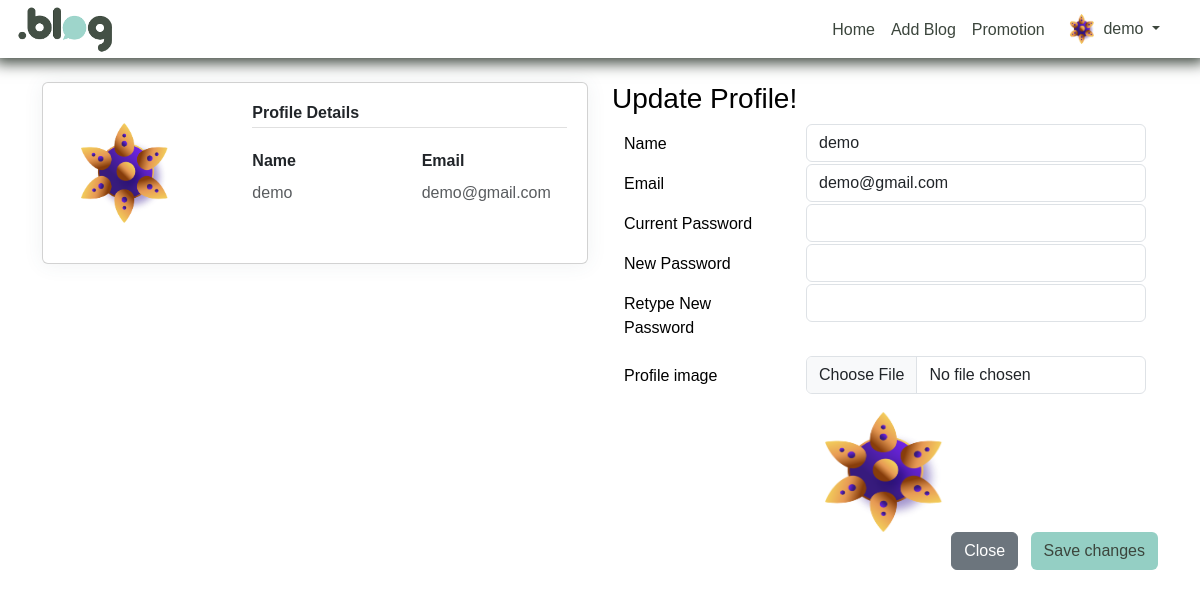
Page /profile.php (signed in) on the committed database.
### tables this page shows
CREATE TABLE `users` (
  `user_id` int(11) NOT NULL,
  `name` varchar(100) NOT NULL,
  `email` varchar(100) NOT NULL,
  `password` varchar(100) NOT NULL,
  `user_type` enum('client','admin') NOT NULL DEFAULT 'client',
  `image` varchar(100) DEFAULT NULL
);

### profile.php (the view, shortened to what this page needs)
<!DOCTYPE html>
<html lang="en">
<head>
    <link rel="stylesheet" href="./vendor/css/profile.css">
</head>
<body>
    <?php
    require_once "./connection.php";
    ?>
    <?php
    include "./navbar_dash.php";
    ?>
    <div class="container my-4">
        <div class="row">
            <div class="col-md-6">
                <div class="card user-card-full">
                    <div class="row m-l-0 m-r-0">
                        <div class="col-sm-4 bg-c-lite-green user-profile">
                            <div class="card-block text-center ">
                                <div class="m-b-25">
                                    <img src="<?= $row["image"] ?>" height="100" class="img-radius" alt="User-Profile-Image">
                                </div>
                            </div>
                        </div>
                        <div class="col-sm-8">
                            <div class="card-block">
                                <h6 class="m-b-20 p-b-5 b-b-default f-w-600">Profile Details</h6>
                                <div class="row">
                                    <div class="col-sm-6">
                                        <p class="m-b-10 f-w-600">Name</p>
                                        <h6 class="text-muted f-w-400">
                                            <?= $row["name"] ?>
                                        </h6>
                                    </div>
                                    <div class="col-sm-6">
                                        <p class="m-b-10 f-w-600">Email</p>
                                        <h6 class="text-muted f-w-400">
                                            <?= $row["email"] ?>
                                        </h6>
                                    </div>
                                </div>
                            </div>
                        </div>
                    </div>
                </div>
            </div>
            <div class="col-md-6">
                <h3>Update Profile!</h3>
                <form method="post" id='update-form' enctype="multipart/form-data">
                    <div class="modal-body">
                        <div class='form-group row m-0 mt-2'>
                            <label class="col-4 my-2" for='full_name'>Name</label>
                            <div class="col-8">
                                <input class=' form-control' value="<?= $row["name"] ?>" type='text' required name='username'>
                            </div>
                        </div>
                        <div class='form-group row m-0'>
                            <label class="col-4 my-2" for='email'>Email</label>
                            <div class="col-8">
                                <input class=' form-control' value="<?= $row["email"] ?>" type='text' required name='email'>
                            </div>
                        </div>
                        <div class='form-group row m-0'>
                            <label class="col-4 my-2">Current Password</label>
                            <div class="col-8">
                                <input class=' form-control' type='password' name='password' required>
                            </div>
                        </div>
                        <div class='form-group row m-0'>
                            <label class="col-4 my-2">New Password</label>
                            <div class="col-8">
                                <input class=' form-control' type='password' name='new_password' required>
                            </div>
                        </div>
                        <div class='form-group row m-0'>
                            <label class="col-4 my-2">Retype New Password</label>
                            <div class="col-8">
                                <input class=' form-control' type='password' name='renew_password' required>
                            </div>
                        </div>
                        <div class='form-group row m-0 mt-2'>
                            <label class="col-4 my-2" for='image'>Profile image</label>
                            <div class="col-8">
                                <input type="file" id="image" class="form-control" value="<?= $row['image'] ?>" name="profile" onchange="document.getElementById('output').src = window.URL.createObjectURL(this.files[0])">
                            </div>
                        </div>
                        <div class="text-center mt-3 ">
                            <img class="rounded-5" id="output" height="120px" width="120px" src="<?= $row["image"] ?>">
                        </div>
                    </div>
                    <div style="float:right;">
                        <button type="button" class="btn btn-secondary" data-bs-dismiss="modal">Close</button>
                        <button type="submit" name="submit" class="btn btn-custom ms-2">Save
                            changes</button>
                    </div>
                </form>
            </div>
        </div>
    </div>
</body>
</html>

### navbar_dash.php (shortened to what this page needs)
<!DOCTYPE html>
<html lang="en">
<head>
  <link href="https://cdn.jsdelivr.net/npm/bootstrap@5.3.1/dist/css/bootstrap.min.css" rel="stylesheet"
>
  <link rel="stylesheet" href="./vendor/css/style.css">
  <link rel="stylesheet"
    href="https://cdnjs.cloudflare.com/ajax/libs/line-awesome/1.3.0/line-awesome/css/line-awesome.min.css"
 />
  <link rel="stylesheet" href="./vendor/css/main.css">
  <link rel="stylesheet" href="./vendor/swiper/swiper-bundle.min.css">
  <link href="./lib/css/bootstrap-icons/bootstrap-icons.css" rel="stylesheet">
</head>
<?php
include "connection.php";
$user_id = $_SESSION["user_id"];
$query = "SELECT * FROM Users WHERE user_id='$user_id'";
$runquery = mysqli_query($conn, $query);
$row = mysqli_fetch_assoc($runquery);
$name = $row["name"];
?>
<body>
  <header class="p-1 header_nav">
    <div class="container-fluid">
      <div class="d-flex flex-wrap align-items-center justify-content-center justify-content-lg-start">
        <a href="./dashboard.php" class="d-flex align-items-center mb-2 mb-lg-0 text-white text-decoration-none">
          <img src="./assets/site_logo.png" alt="logo" height="50">
        </a>
        <ul class="nav col-12 col-lg-auto me-2 mb-2 justify-content-center mb-md-0 ms-auto ">
          <li><a href="./dashboard.php" class="nav-link px-2 mt-1 ">Home</a></li>
          <li><a href="./add_blog.php" class="nav-link px-2 mt-1">Add Blog</a></li>
          <li><a href="./promotion_plans.php" class="nav-link px-2 mt-1">Promotion </a></li>
          <li class="nav-item dropdown pe-3">
            <a class="nav-link nav-profile d-flex align-items-center pe-0" href="#" data-bs-toggle="dropdown">
              <img src="<?= $row["image"] ?>" alt="Profile" class="rounded-circle" height="30">
              <span class="d-none d-md-block dropdown-toggle ps-2">
                <?= $name ?>
              </span>
            </a>
          </li>
        </ul>
      </div>
    </div>
  </header>
</body>
</html>

### rows in the picture
users: image (picture), name "demo", email "demo@gmail.com", username "demo"
